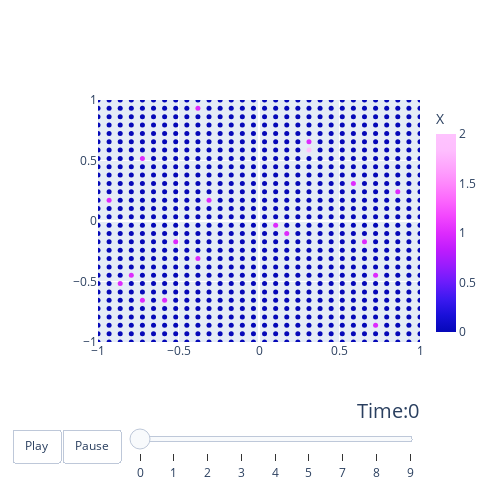

This figure's notebook cell:
### Code cell
result.plot_species("X", t_ndx_list=[0,1,2,3,4,5,7,8,9], animated=True)

### Figure 1 — Plotly figure (JSON) as saved in the notebook; plotly's stock layout.template omitted (floating-point values rounded to 4 significant figures; data arrays with more than 128 entries replaced by an {"elided": "..."} marker saying what was removed)
{"data": [{"marker": {"color": {"elided": "900 int values"}, "colorbar": {"thickness": 20, "title": {"text": "X"}}, "colorscale": [[0, "#0508b8"], [0.08333, "#1910d8"], [0.1667, "#3c19f0"], [0.25, "#6b1cfb"], [0.3333, "#981cfd"], [0.4167, "#bf1cfd"], [0.5, "#dd2bfd"], [0.5833, "#f246fe"], [0.6667, "#fc67fd"], [0.75, "#fe88fc"], [0.8333, "#fea5fd"], [0.9167, "#febefe"], [1, "#fec3fe"]], "size": 5}, "mode": "markers", "name": "X", "type": "scatter", "x": {"elided": "900 float values"}, "y": {"elided": "900 float values"}}], "layout": {"height": 500, "scene": {"aspectmode": "data"}, "sliders": [{"active": 0, "currentvalue": {"font": {"size": 20}, "prefix": "Time:", "visible": true, "xanchor": "right"}, "len": 0.9, "pad": {"b": 10, "t": 50}, "steps": [{"args": [["0"], {"frame": {"duration": 500, "redraw": true}, "mode": "immediate", "transition": {"duration": 300}}], "label": "0", "method": "animate"}, {"args": [["1"], {"frame": {"duration": 500, "redraw": true}, "mode": "immediate", "transition": {"duration": 300}}], "label": "1", "method": "animate"}, {"args": [["2"], {"frame": {"duration": 500, "redraw": true}, "mode": "immediate", "transition": {"duration": 300}}], "label": "2", "method": "animate"}, {"args": [["3"], {"frame": {"duration": 500, "redraw": true}, "mode": "immediate", "transition": {"duration": 300}}], "label": "3", "method": "animate"}, {"args": [["4"], {"frame": {"duration": 500, "redraw": true}, "mode": "immediate", "transition": {"duration": 300}}], "label": "4", "method": "animate"}, {"args": [["5"], {"frame": {"duration": 500, "redraw": true}, "mode": "immediate", "transition": {"duration": 300}}], "label": "5", "method": "animate"}, {"args": [["7"], {"frame": {"duration": 500, "redraw": true}, "mode": "immediate", "transition": {"duration": 300}}], "label": "7", "method": "animate"}, {"args": [["8"], {"frame": {"duration": 500, "redraw": true}, "mode": "immediate", "transition": {"duration": 300}}], "label": "8", "method": "animate"}, {"args": [["9"], {"frame": {"duration": 500, "redraw": true}, "mode": "immediate", "transition": {"duration": 300}}], "label": "9", "method": "animate"}], "transition": {"duration": 300, "easing": "cubic-in-out"}, "x": 0.1, "xanchor": "left", "y": 0, "yanchor": "top"}], "updatemenus": [{"buttons": [{"args": [null, {"frame": {"duration": 500, "redraw": false}, "fromcurrent": true, "transition": {"duration": 300, "easing": "quadratic-in-out"}}], "label": "Play", "method": "animate"}, {"args": [[null], {"frame": {"duration": 0, "redraw": false}, "mode": "immediate", "transition": {"duration": 0}}], "label": "Pause", "method": "animate"}], "direction": "left", "pad": {"r": 10, "t": 87}, "showactive": false, "type": "buttons", "x": 0.1, "xanchor": "right", "y": 0, "yanchor": "top"}], "width": 500, "xaxis": {"range": [-1, 1]}, "yaxis": {"range": [-1, 1]}}}
